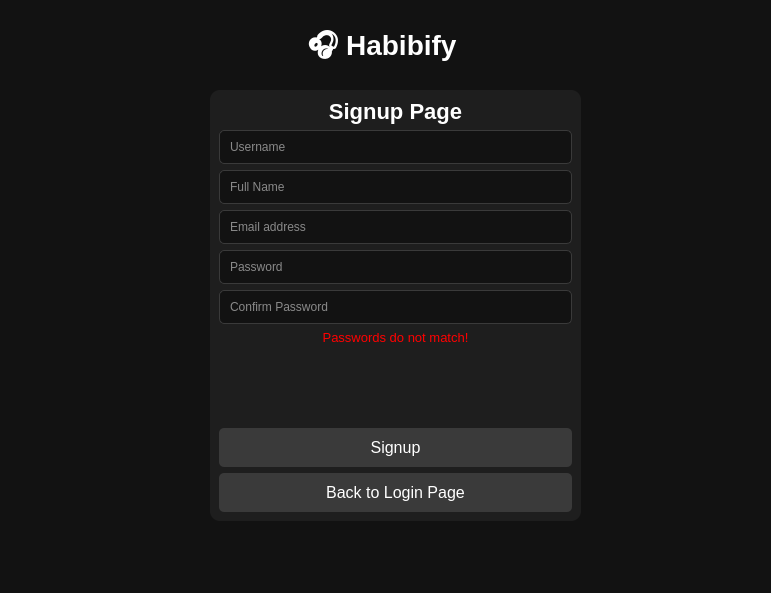
<?xml version="1.0" encoding="UTF-8"?>
<ui version="4.0">
 <class>SignupWindow</class>
 <widget class="QMainWindow" name="SignupWindow">
  <property name="geometry">
   <rect>
    <x>0</x>
    <y>0</y>
    <width>771</width>
    <height>593</height>
   </rect>
  </property>
  <property name="windowTitle">
   <string>Habibify Music App</string>
  </property>
  <property name="styleSheet">
   <string notr="true">background-color:#121212;</string>
  </property>
  <widget class="QWidget" name="centralwidget">
   <widget class="QFrame" name="loginFrame">
    <property name="geometry">
     <rect>
      <x>210</x>
      <y>90</y>
      <width>371</width>
      <height>431</height>
     </rect>
    </property>
    <property name="styleSheet">
     <string notr="true">
        QFrame { background-color: #1e1e1e; border-radius:10px; }
        QLineEdit { 
            background-color: #121212; 
            color: #fff; 
            border: 1px solid #3a3a3a; 
            border-radius: 5px; 
            padding: 8px;
        }
        QPushButton { 
            background-color: #3a3a3a; 
            color: #fff; 
            font-size: 16px; 
            border-radius: 5px; 
            padding: 10px;
        }
        QPushButton:hover { background-color: #555555; }
       </string>
    </property>
    <layout class="QVBoxLayout" name="formLayout">
     <item>
      <widget class="QLabel" name="formTitle">
       <property name="styleSheet">
        <string notr="true">font-size:22px; font-weight:bold; color:#fff;</string>
       </property>
       <property name="text">
        <string>Signup Page</string>
       </property>
       <property name="alignment">
        <set>Qt::AlignCenter</set>
       </property>
      </widget>
     </item>
     <item>
      <widget class="QLineEdit" name="usernameInput">
       <property name="placeholderText">
        <string>Username</string>
       </property>
      </widget>
     </item>
     <item>
      <widget class="QLineEdit" name="fullnameInput">
       <property name="text">
        <string/>
       </property>
       <property name="placeholderText">
        <string>Full Name</string>
       </property>
      </widget>
     </item>
     <item>
      <widget class="QLineEdit" name="emailInput">
       <property name="text">
        <string/>
       </property>
       <property name="placeholderText">
        <string>Email address</string>
       </property>
      </widget>
     </item>
     <item>
      <widget class="QLineEdit" name="passwordInput">
       <property name="echoMode">
        <enum>QLineEdit::Normal</enum>
       </property>
       <property name="placeholderText">
        <string>Password</string>
       </property>
      </widget>
     </item>
     <item>
      <widget class="QLineEdit" name="confirmPasswordInput">
       <property name="text">
        <string/>
       </property>
       <property name="echoMode">
        <enum>QLineEdit::Normal</enum>
       </property>
       <property name="placeholderText">
        <string>Confirm Password</string>
       </property>
      </widget>
     </item>
     <item>
      <widget class="QLabel" name="invalidInputLabel">
       <property name="font">
        <font>
         <pointsize>10</pointsize>
        </font>
       </property>
       <property name="styleSheet">
        <string notr="true">color: red;</string>
       </property>
       <property name="text">
        <string>Passwords do not match!</string>
       </property>
       <property name="alignment">
        <set>Qt::AlignCenter</set>
       </property>
      </widget>
     </item>
     <item>
      <spacer name="bottomSpacer">
       <property name="orientation">
        <enum>Qt::Vertical</enum>
       </property>
       <property name="sizeHint" stdset="0">
        <size>
         <width>20</width>
         <height>40</height>
        </size>
       </property>
      </spacer>
     </item>
     <item>
      <widget class="QPushButton" name="signupBtn">
       <property name="text">
        <string>Signup</string>
       </property>
      </widget>
     </item>
     <item>
      <widget class="QPushButton" name="returnBtn">
       <property name="text">
        <string>Back to Login Page</string>
       </property>
      </widget>
     </item>
    </layout>
   </widget>
   <widget class="QLabel" name="loginTitle">
    <property name="geometry">
     <rect>
      <x>300</x>
      <y>30</y>
      <width>164</width>
      <height>37</height>
     </rect>
    </property>
    <property name="styleSheet">
     <string notr="true">font-size:28px; font-weight:bold; color:#fff;</string>
    </property>
    <property name="text">
     <string>🎧 Habibify</string>
    </property>
    <property name="alignment">
     <set>Qt::AlignCenter</set>
    </property>
   </widget>
  </widget>
 </widget>
 <resources/>
 <connections/>
</ui>
